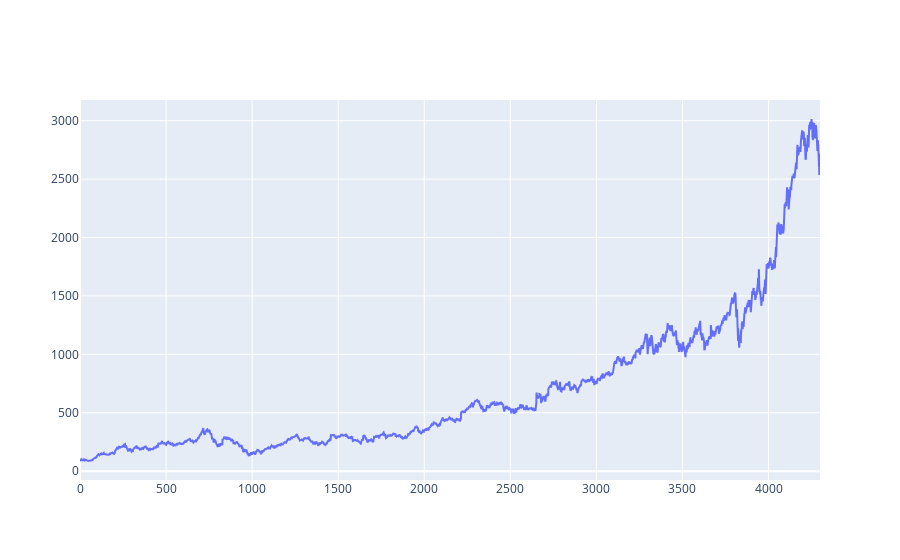

This figure's notebook cell:
### Code cell
fig = go.Figure()
fig.add_trace(go.Scatter(x=data.index, y=data['Close'], mode='lines', name='closing price'))

### Figure 1 — Plotly figure (JSON) as saved in the notebook; plotly's stock layout.template omitted (floating-point values rounded to 4 significant figures; data arrays with more than 128 entries replaced by an {"elided": "..."} marker saying what was removed)
{"data": [{"mode": "lines", "name": "closing price", "type": "scatter", "x": {"elided": "4300 int values"}, "y": {"elided": "4300 float values"}}], "layout": {}}
